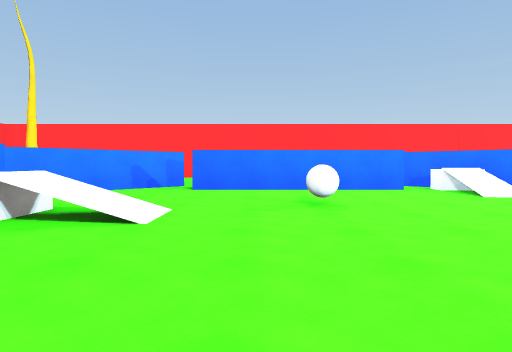
view 1 (above)

24 first-person views from a walk through a scene from a Unity 3-D project. The camera is 1.2 m above the floor, tilts 2° down and sees 75° across. The floor is counted in squares, 2 m on a side. Each view is taken from the middle of a square. On the plan, view 1 faces up. The plan holds only what a view shows up to about 10 squares ahead; the rest is blank. The player character is not drawn. Surface patterns are stand-ins for the level's own textures.

view 2
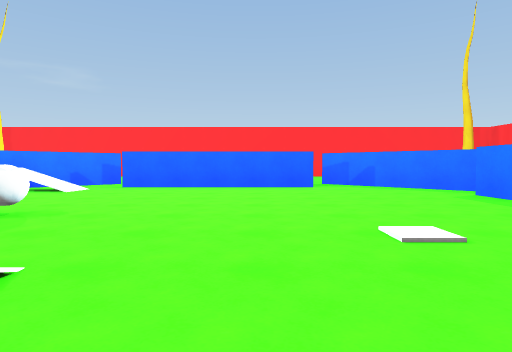

view 3
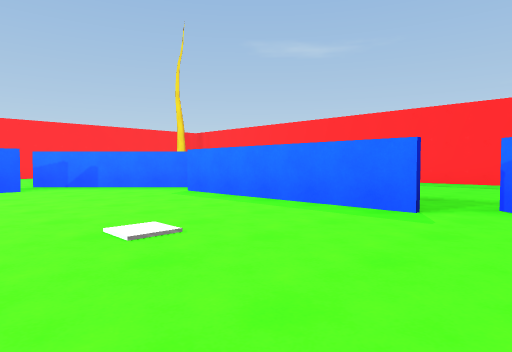

view 4
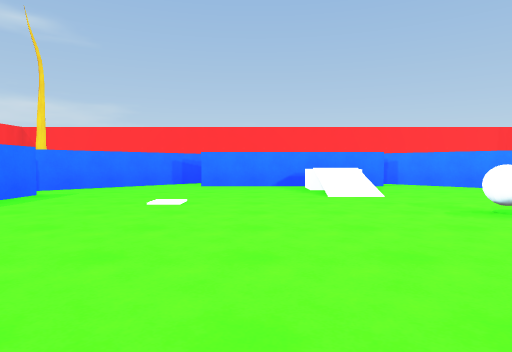

view 5
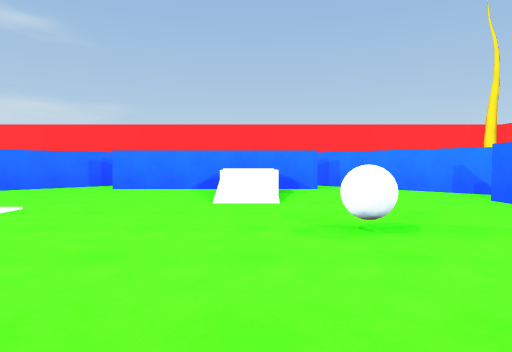

view 6
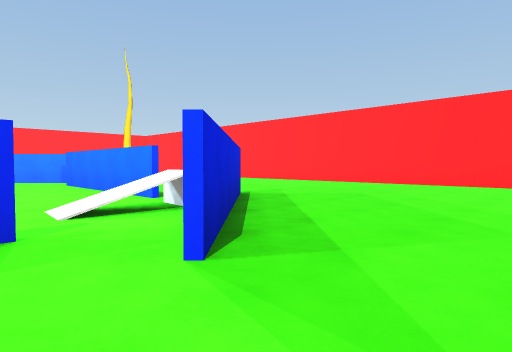

view 7
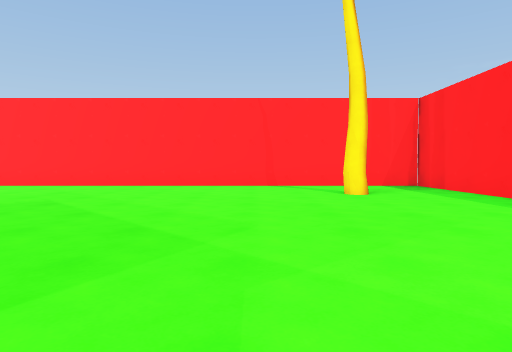

view 8
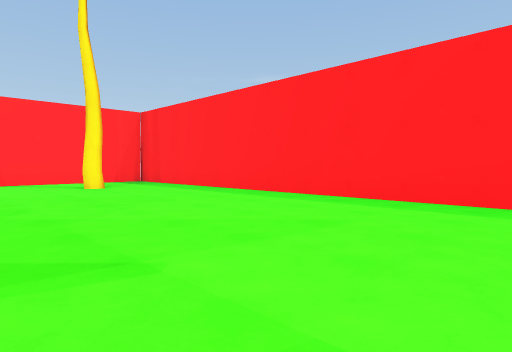

view 9
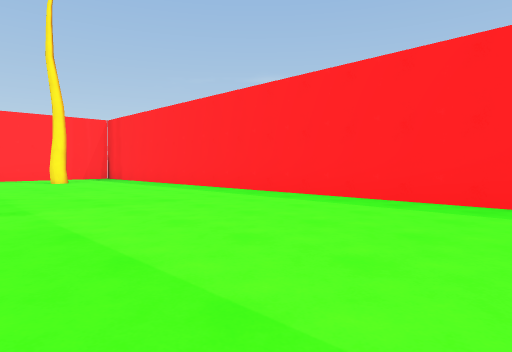

view 10
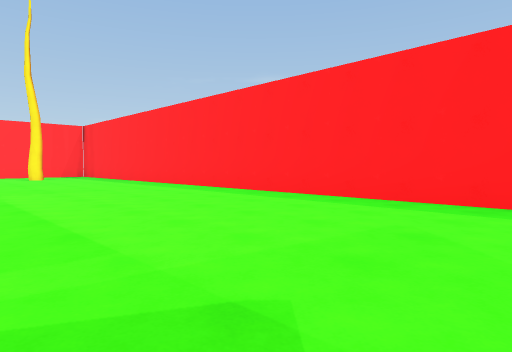

view 11
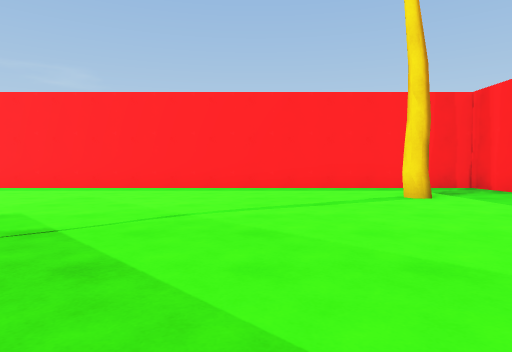

view 12
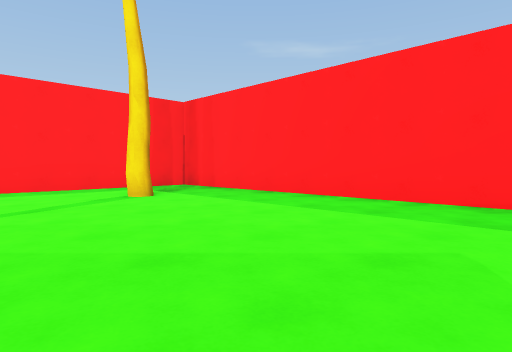

view 13
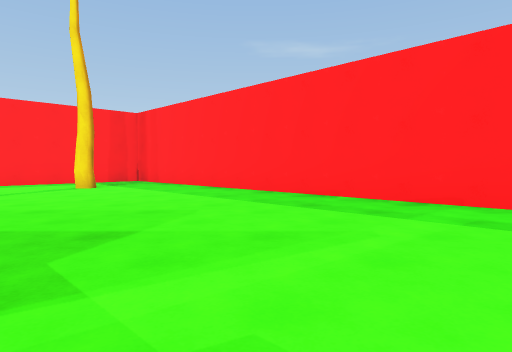

view 14
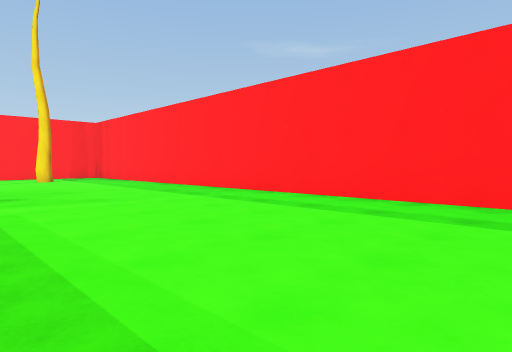

view 15
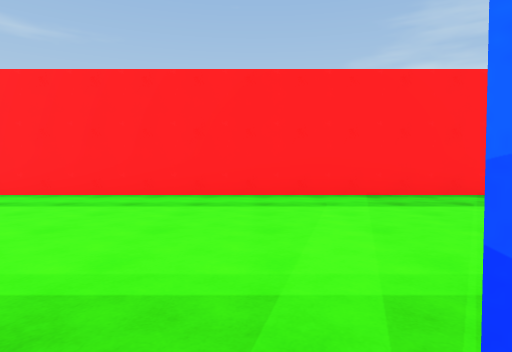

view 16
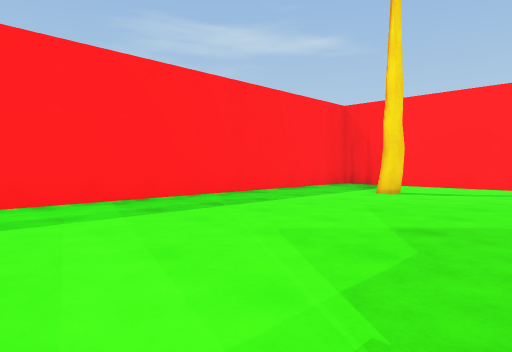

view 17
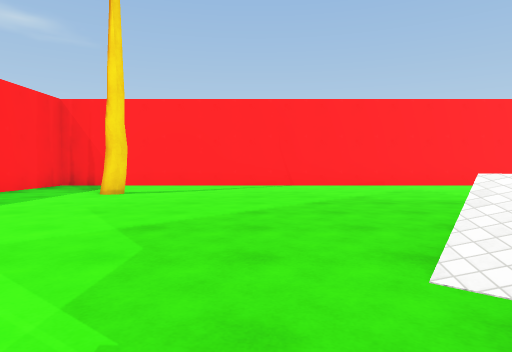

view 18
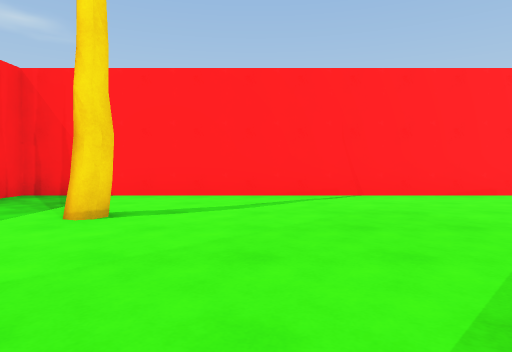

view 19
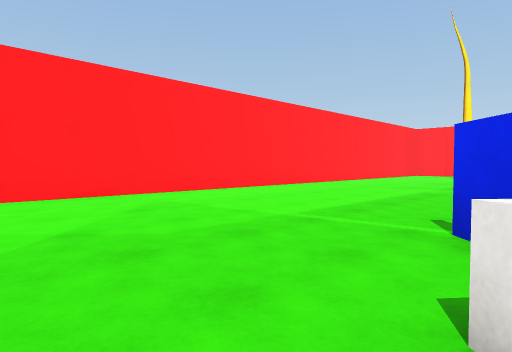

view 20
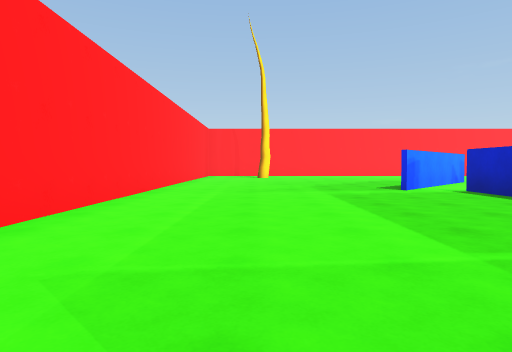

view 21
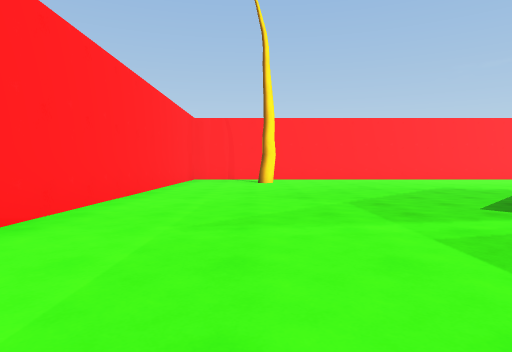

view 22
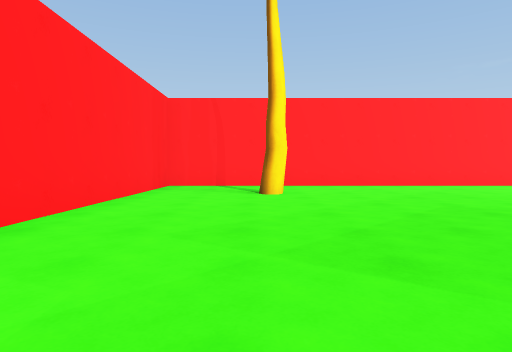

view 23
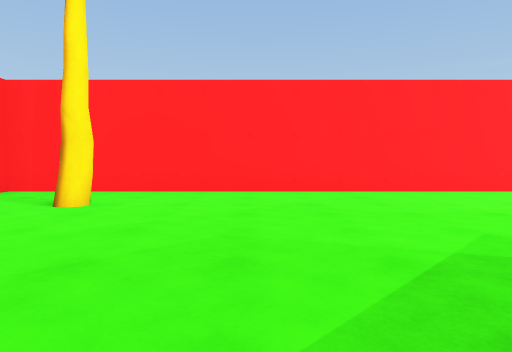

view 24
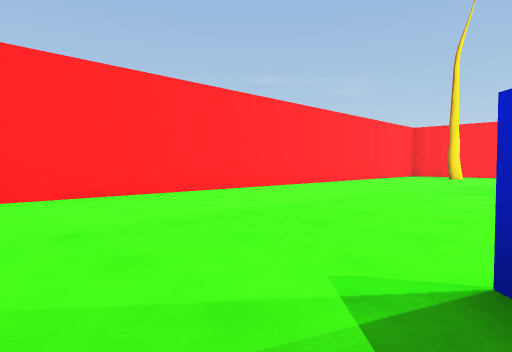

### Floor plan
Points are (right, up) in squares from view 1. A wall is a line through its corners. A room is listed if a view was taken in it or the views show most of it. See-through windows are left out.
Room 1 (views 1, 2, 3, 4, 5)
walls: (-4.1, 3.4) (-4.1, 0.5); (5.7, 0.4) (5.7, 5.5); (3.6, 7.9) (-1.5, 7.9); (-4.1, 5.6) (-4.1, 4.4); (-1.6, -2.3) (3.5, -2.3); (6.1, 7.2) (4, 9.3); (4.3, -3) (6.2, -1.1); (-1.9, 9.3) (-5.6, 5.7); (-5.5, 0) (-3.2, -2.3)
low walls: (5.1, 6.9) (5, 6.4)
ways out: opening at (-2, -2) to room 2; opening at (6, 0) to room 2; opening at (6, 6) to room 2
objects: other object (0, 1); ball (1, 5); block (4, 8)
Room 2 (views 6, 7, 8, 9, 10, 11, 12, 13, 14, 15, 16, 17, 18, 19, 20, 21, 22, 23, 24)
walls: (-4.1, 4.4) (-4.1, 3.4); (-4.3, 4.4) (-4.3, 5.5); (-5.3, -0.3) (-5.8, 0.2); (-3.2, -2.3) (-2.1, -3.3); (3.9, 9.7) (7.4, 6.2); (7, 6.3) (6.1, 7.2); (6.2, -1.1) (7.3, 0); (-11.4, 15.3) (-11.4, -9.5) (13.5, -9.5) (13.5, 15.3) (-11.4, 15.3)
ways out: opening at (-2, -2) to room 1; opening at (6, 0) to room 1; opening at (6, 6) to room 1
objects: other object (-9, -7); other object (-9, 13); other object (-5, -2); block (-4, 4); other object (11, -7); other object (11, 13)

Positions as (right, up) in squares from view 1, and headings:
1: (0, 0), facing up
2: (-3, 2), facing right
3: (-3, 2), facing down-right
4: (5, 2), facing left
5: (4, 4), facing left
6: (9, 5), facing up-left
7: (9, 6), facing up
8: (8, 4), facing up-right
9: (8, 1), facing up-right
10: (8, -2), facing up-right
11: (5, -4), facing right
12: (5, -4), facing down-right
13: (2, -4), facing down-right
14: (-2, -4), facing down-right
15: (-2, -3), facing down
16: (-2, -4), facing down-left
17: (-2, -4), facing left
18: (-5, -5), facing left
19: (-5, -3), facing up-left
20: (-9, -2), facing up
21: (-9, 2), facing up
22: (-9, 6), facing up
23: (-6, 8), facing up
24: (-4, 9), facing up-right
